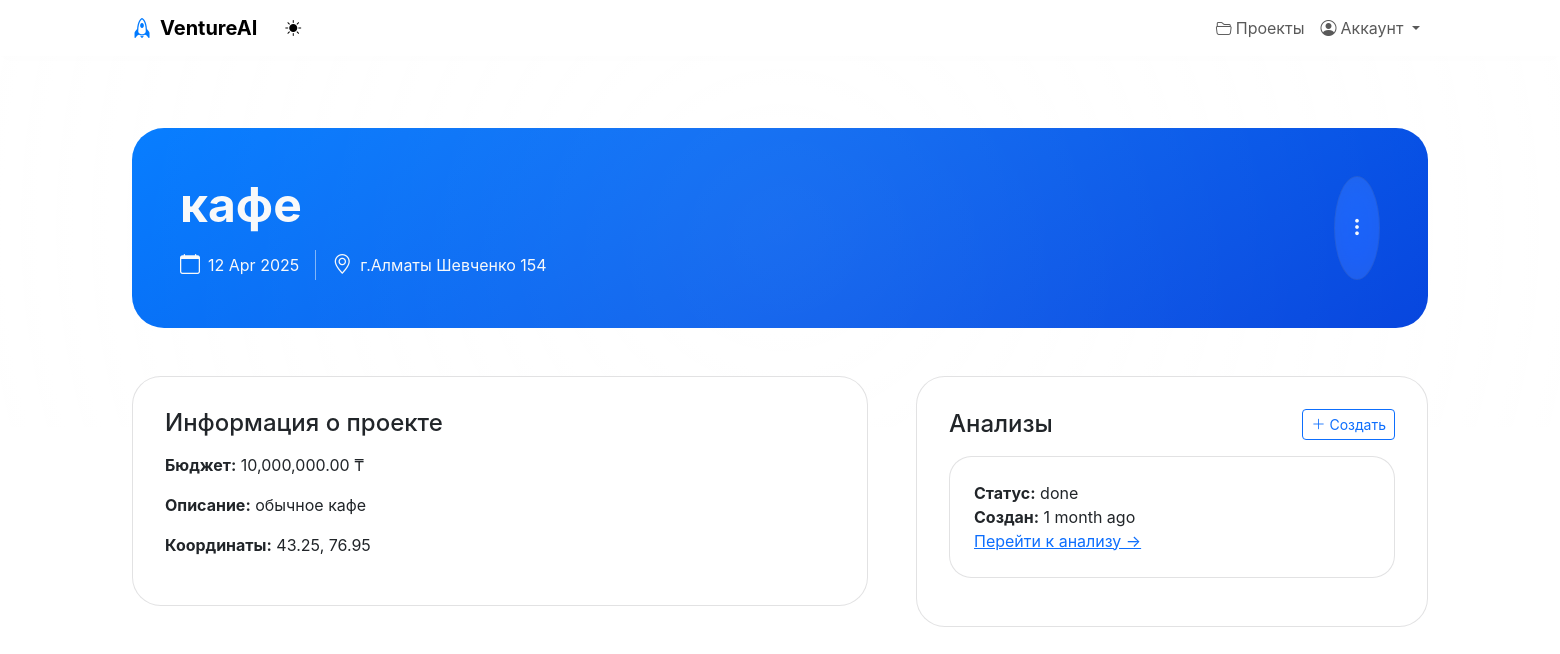
The page /projects/2/ (signed in) on the database its author committed.
### projects/models.py (models this page shows, shortened)
class Project(models.Model):
    owner = models.ForeignKey(
        settings.AUTH_USER_MODEL,
        on_delete=models.CASCADE,
        related_name='projects',
        verbose_name='Владелец'
    )
    name = models.CharField(max_length=255, verbose_name='Название проекта')
    description = models.TextField(verbose_name='Описание')
    budget = models.DecimalField(max_digits=12, decimal_places=2, verbose_name='Бюджет')
    location = models.CharField(max_length=255, verbose_name='Локация')  # можно сделать геополе, если надо
    created_at = models.DateTimeField(auto_now_add=True, verbose_name='Создан')
    updated_at = models.DateTimeField(auto_now=True, verbose_name='Обновлен')
    latitude = models.FloatField(null=True, blank=True)
    longitude = models.FloatField(null=True, blank=True)
    class Meta:
        verbose_name = 'Проект'
        verbose_name_plural = 'Проекты'
        ordering = ['-created_at']  # сортировка по дате создания, последние сверху

### analysis/models.py (models this page shows, shortened)
class AnalysisRequest(models.Model):
    STATUS_CHOICES = (
        ('pending', 'В очереди'),
        ('processing', 'Обработка'),
        ('done', 'Завершено'),
        ('error', 'Ошибка'),
    )
    user = models.ForeignKey(
        settings.AUTH_USER_MODEL,
        on_delete=models.CASCADE,
        verbose_name='Пользователь'
    )
    project = models.ForeignKey(
        Project,
        on_delete=models.CASCADE,
        verbose_name='Проект'
    )
    params = models.JSONField(default=dict, blank=True, verbose_name='Параметры анализа')
    status = models.CharField(max_length=20, choices=STATUS_CHOICES, default='pending', verbose_name='Статус')
    result = models.JSONField(default=dict, blank=True, verbose_name='Результат')
    chat_history = models.JSONField(default=list, blank=True, verbose_name='История чата')
    created_at = models.DateTimeField(auto_now_add=True, verbose_name='Создано')
    updated_at = models.DateTimeField(auto_now=True, verbose_name='Обновлено')

### projects/views.py (the view)
# urls.py: path('<int:pk>/', project_detail, name='project_detail'),   # /projects/1/
@login_required
def project_detail(request, pk):
    project = get_object_or_404(Project, pk=pk, owner=request.user)
    return render(request, 'projects/project_detail.html', {
        'project': project,
    })

### projects/templates/projects/project_detail.html (shortened to what this page needs)
{% extends "base.html" %}
{% load static %}
{% load humanize %}
{% block content %}
<div class="container-main">
  <div class="project-header mb-5">
    <div class="position-relative z-10">
      <div class="d-flex flex-column flex-md-row justify-content-between gap-4">
        <div class="flex-grow-1">
          <h1 class="display-5 fw-bold mb-3 text-light">{{ project.name }}</h1>
          <div class="d-flex flex-wrap gap-3 text-light opacity-85">
            <div class="d-flex align-items-center gap-2">
              <i class="bi bi-calendar fs-5"></i>
              <span>{{ project.created_at|date:"d M Y" }}</span>
            </div>
            <div class="d-flex align-items-center gap-2">
              <i class="bi bi-geo-alt fs-5"></i>
              <span>{{ project.location|default:"Не указано" }}</span>
            </div>
          </div>
        </div>
        <div class="project-toolbar d-flex gap-2">
          <button class="btn btn-icon rounded-circle"
                  data-bs-toggle="dropdown"
                  aria-label="Действия с проектом">
            <i class="bi bi-three-dots-vertical fs-5 text-light"></i>
          </button>
        </div>
      </div>
    </div>
  </div>
  <div class="row g-5 mb-5">
    <div class="col-md-7">
      <div class="project-info-card">
        <h4 class="mb-3">Информация о проекте</h4>
        <p><strong>Бюджет:</strong> {{ project.budget|intcomma }} ₸</p>
        <p><strong>Описание:</strong> {{ project.description|default:"Нет описания" }}</p>
        <p><strong>Координаты:</strong> {{ project.latitude }}, {{ project.longitude }}</p>
      </div>
    </div>
    <div class="col-md-5">
      <div class="project-info-card">
        <div class="d-flex justify-content-between align-items-center mb-3">
          <h4 class="mb-0">Анализы</h4>
          <a href="{% url 'create_analysis' project.id %}" class="btn btn-sm btn-outline-primary">
            <i class="bi bi-plus-lg me-1"></i>Создать
          </a>
        </div>
        {% if project.analysisrequest_set.exists %}
          {% for analysis in project.analysisrequest_set.all %}
            <div class="analysis-list-item mb-3">
              <strong>Статус:</strong> {{ analysis.status }}<br>
              <strong>Создан:</strong> {{ analysis.created_at|naturaltime }}<br>
              <a href="{% url 'analysis_detail' analysis.id %}" class="text-primary">Перейти к анализу →</a>
            </div>
          {% endfor %}
        {% else %}
          <p class="text-muted">Анализов пока нет.</p>
        {% endif %}
      </div>
    </div>
  </div>
</div>
{% endblock %}

### templates/base.html (style rules this page uses)
:root { --primary-color: #007AFF; --background-color: #FFFFFF; --text-color: #212529; --shadow-intensity: 0.1; }
body { font-family: -apple-system, BlinkMacSystemFont, "Segoe UI", Roboto, sans-serif; background-color: var(--background-color); color: var(--text-color); padding-top: 80px; transition: all 0.3s ease; }

### projects/templates/projects/project_detail.html (style rules this page uses)
:root { --apple-blur: saturate(180%) blur(20px); --ios-surface: rgba(255, 255, 255, 0.8); --ios-primary: #007AFF; --ios-primary-rgb: 0, 122, 255; --ios-label: #3C3C43; --ios-separator: rgba(60, 60, 67, 0.15); }
.project-header { background: linear-gradient(150deg, #007AFF 0%, #0040DD 100%); border-radius: 2rem; position: relative; backdrop-filter: var(--apple-blur); padding: 3rem; }
.project-header::before { content: ""; position: absolute; top: -50%; left: -50%; width: 200%; height: 200%; background: radial-gradient(circle at 50% 50%, rgba(255, 255, 255, 0.1) 0%, rgba(255, 255, 255, 0) 70%); animation: pulse 6s infinite; }
.project-toolbar .btn { background: rgba(255, 255, 255, 0.1); backdrop-filter: var(--apple-blur); border: 1px solid var(--ios-separator); color: white; }
.project-info-card { background: var(--ios-surface); border-radius: 1.8rem; padding: 2rem; backdrop-filter: var(--apple-blur); border: 1px solid var(--ios-separator); transition: all 0.3s cubic-bezier(0.4, 0, 0.2, 1); }
.analysis-list-item { background: var(--ios-surface); border-radius: 1.4rem; border: 1px solid var(--ios-separator); padding: 1.5rem; transition: all 0.3s ease; }

### rows shown on the page
Project: name "кафе", created_at "12 Apr 2025", location "г.Алматы Шевченко 154", budget "10,000,000.00", description "обычное кафе", latitude "43.25", longitude "76.95"
AnalysisRequest: status "done", created_at "1 month ago"
